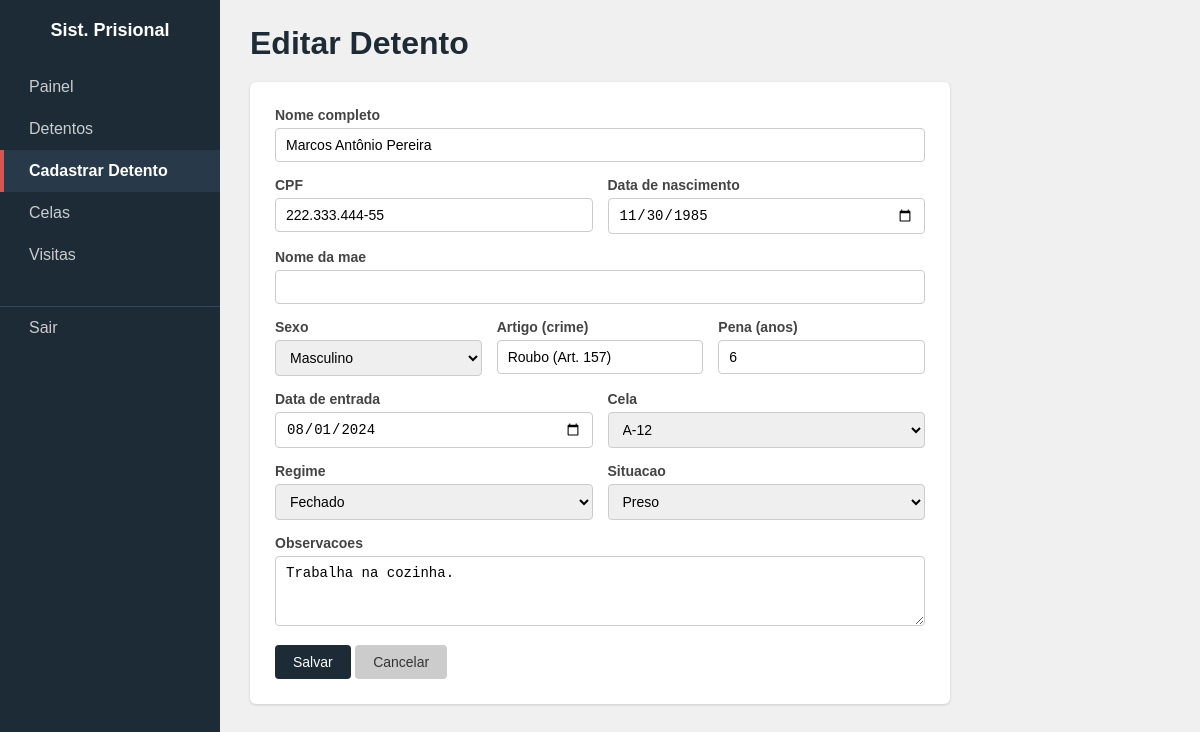
The app's page /cadastro-preso.php?id=2 with its own data.
### tables this page shows
CREATE TABLE presos (
    id                    INT AUTO_INCREMENT PRIMARY KEY,
    nome                  VARCHAR(100) NOT NULL,
    cpf                   CHAR(11) NOT NULL UNIQUE,    
    data_nascimento       DATE NOT NULL,
    sexo                  ENUM('M', 'F') NOT NULL,
    crime                 VARCHAR(150) NOT NULL,       
    regime                ENUM('fechado', 'semiaberto', 'aberto') NOT NULL DEFAULT 'fechado',
    pena_meses            INT NOT NULL,                
    data_entrada          DATE NOT NULL,
    data_saida_prevista   DATE NULL,
    status                ENUM('preso', 'liberado', 'transferido') NOT NULL DEFAULT 'preso',
    cela_id               INT NULL,                    
    cadastrado_por        INT NULL,                    
    observacoes           TEXT NULL,
    criado_em             TIMESTAMP NOT NULL DEFAULT CURRENT_TIMESTAMP,
    atualizado_em         TIMESTAMP NOT NULL DEFAULT CURRENT_TIMESTAMP ON UPDATE CURRENT_TIMESTAMP,

     
     
     
    CONSTRAINT fk_preso_cela    FOREIGN KEY (cela_id)        REFERENCES celas(id)    ON DELETE SET NULL,
    CONSTRAINT fk_preso_usuario FOREIGN KEY (cadastrado_por) REFERENCES usuarios(id) ON DELETE SET NULL
);

### cadastro-preso.php (the view, shortened to what this page needs)
<?php
require_once 'config/conexao.php';
$presoEdicao = null;
$penaAnos = '';
if (isset($_GET['id'])) {
    $id = filter_input(INPUT_GET, 'id', FILTER_VALIDATE_INT);
    if ($id) {
        $stmt = $pdo->prepare("SELECT * FROM presos WHERE id = :id");
        $stmt->execute([':id' => $id]);
        $presoEdicao = $stmt->fetch(PDO::FETCH_ASSOC);
        if ($presoEdicao && $presoEdicao['pena_meses']) {
            $penaAnos = $presoEdicao['pena_meses'] / 12;
        }
    }
}
function limpar($texto) {
    return htmlspecialchars((string)$texto, ENT_QUOTES, 'UTF-8');
}
function formatarCPF($cpf) {
    $cpfLimpo = preg_replace('/[^0-9]/', '', $cpf);
    if (strlen($cpfLimpo) === 11) {
        return preg_replace("/(\d{3})(\d{3})(\d{3})(\d{2})/", "\$1.\$2.\$3-\$4", $cpfLimpo);
    }
    return $cpfLimpo;
}
?>
<!DOCTYPE html>
<html lang="pt-br">
<head>
  <link rel="stylesheet" href="css/style.css">
</head>
<body>
  <div class="wrapper">
    <nav class="menu-lateral">
      <h2>Sist. Prisional</h2>
      <ul>
        <li><a href="index.php">Painel</a></li>
        <li><a href="presos.php">Detentos</a></li>
        <li><a href="cadastro-preso.php" class="ativo">Cadastrar Detento</a></li>
        <li><a href="celas.php">Celas</a></li>
        <li><a href="visitas.php">Visitas</a></li>
        <li class="sair"><a href="login.php">Sair</a></li>
      </ul>
    </nav>
    <main class="conteudo">
      <h1><?= $presoEdicao ? 'Editar Detento' : 'Cadastrar Detento' ?></h1>
      <div class="caixa-form">
        <form action="salvar-preso.php" method="post" id="form-cadastro">
          <div class="campo">
            <label for="nome">Nome completo</label>
            <input type="text" name="nome" id="nome" required value="<?= limpar($presoEdicao['nome'] ?? '') ?>">
          </div>
          <div class="linha-form">
            <div class="campo">
              <label for="cpf">CPF</label>
              <input type="text" name="cpf" id="cpf" maxlength="14" placeholder="000.000.000-00" required value="<?= formatarCPF(limpar($presoEdicao['cpf'] ?? '')) ?>">
            </div>
            <div class="campo">
              <label for="data_nascimento">Data de nascimento</label>
              <input type="date" name="data_nascimento" id="data_nascimento" required value="<?= limpar($presoEdicao['data_nascimento'] ?? '') ?>">
            </div>
          </div>
          <div class="campo">
            <label for="nome_mae">Nome da mae</label>
            <input type="text" name="nome_mae" id="nome_mae">
          </div>
          <div class="linha-form">
            <div class="campo">
              <label for="sexo">Sexo</label>
              <select name="sexo" id="sexo" required>
                <option value="M" <?= ($presoEdicao['sexo'] ?? '') === 'M' ? 'selected' : '' ?>>Masculino</option>
              </select>
            </div>
            <div class="campo">
              <label for="artigo">Artigo (crime)</label>
              <input type="text" name="artigo" id="artigo" placeholder="Ex: Art. 157" value="<?= limpar($presoEdicao['crime'] ?? '') ?>">
            </div>
            <div class="campo">
              <label for="pena_anos">Pena (anos)</label>
              <input type="number" name="pena_anos" id="pena_anos" min="0" step="1" value="<?= limpar($penaAnos) ?>">
            </div>
          </div>
          <div class="linha-form">
            <div class="campo">
              <label for="data_entrada">Data de entrada</label>
              <input type="date" name="data_entrada" id="data_entrada" required value="<?= limpar($presoEdicao['data_entrada'] ?? '') ?>">
            </div>
            <div class="campo">
              <label for="cela_id">Cela</label>
              <select name="cela_id" id="cela_id">
                <option value="1" <?= ($presoEdicao['cela_id'] ?? '') == '1' ? 'selected' : '' ?>>A-12</option>
              </select>
            </div>
          </div>
          <div class="linha-form">
            <div class="campo">
              <label for="regime">Regime</label>
              <select name="regime" id="regime">
                <option value="fechado" <?= ($presoEdicao['regime'] ?? '') === 'fechado' ? 'selected' : '' ?>>Fechado</option>
              </select>
            </div>
            <div class="campo">
              <label for="situacao">Situacao</label>
              <select name="situacao" id="situacao">
                <option value="preso" <?= ($presoEdicao['status'] ?? '') === 'preso' ? 'selected' : '' ?>>Preso</option>
              </select>
            </div>
          </div>
          <div class="campo">
            <label for="observacoes">Observacoes</label>
            <textarea name="observacoes" id="observacoes"><?= limpar($presoEdicao['observacoes'] ?? '') ?></textarea>
          </div>
          <button type="submit" class="btn btn-primario">Salvar</button>
          <a href="presos.php" class="btn btn-cancelar">Cancelar</a>
        </form>
      </div>
    </main>
  </div>
</body>
</html>

### css/style.css (style rules this page uses)
* { margin: 0; padding: 0; box-sizing: border-box; }
body { font-family: Arial, Helvetica, sans-serif; background-color: #f0f0f0; color: #222; }
a { text-decoration: none; color: inherit; }
.wrapper { display: flex; min-height: 100vh; }
.menu-lateral { width: 220px; background-color: #1c2b36; color: #fff; padding: 20px 0; flex-shrink: 0; }
.menu-lateral h2 { text-align: center; font-size: 18px; margin-bottom: 25px; padding: 0 10px; }
.menu-lateral ul { list-style: none; }
.menu-lateral ul li a { display: block; padding: 12px 25px; color: #ccc; border-left: 4px solid transparent; }
.menu-lateral ul li a.ativo { background-color: #28394a; color: #fff; border-left: 4px solid #d9534f; font-weight: bold; }
.menu-lateral .sair { margin-top: 30px; border-top: 1px solid #334756; }
.conteudo { flex: 1; padding: 25px 30px; }
.conteudo h1 { margin-bottom: 20px; color: #1c2b36; }
.caixa-form { background-color: #fff; padding: 25px; border-radius: 6px; box-shadow: 0 1px 3px rgba(0,0,0,0.15); max-width: 700px; }
.campo { margin-bottom: 15px; }
.campo label { display: block; margin-bottom: 5px; font-size: 14px; font-weight: bold; color: #444; }
.campo input, .campo select, .campo textarea { width: 100%; padding: 8px 10px; border: 1px solid #ccc; border-radius: 4px; font-size: 14px; }
.campo textarea { resize: vertical; min-height: 70px; }
.linha-form { display: flex; gap: 15px; }
.linha-form .campo { flex: 1; }
.btn { display: inline-block; padding: 9px 18px; border: none; border-radius: 4px; cursor: pointer; font-size: 14px; }
.btn-primario { background-color: #1c2b36; color: #fff; }
.btn-cancelar { background-color: #ccc; color: #333; }

### records on screen
presos: nome "Marcos Antônio Pereira", cpf "222.333.444-55", data_nascimento "11/30/1985", sexo "Masculino", artigo "Roubo (Art. 157)", pena_anos "6", data_entrada "08/01/2024", cela_id "A-12", regime "Fechado", situacao "Preso", observacoes "Trabalha na cozinha."
